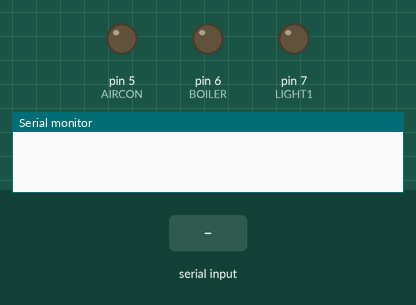
Bench run of a sketch on a simulated Arduino Uno, built with avr-gcc and run on an emulated ATmega328P. Shown: output pins drawn as LEDs (lit = HIGH), the last lines printed to the serial monitor. The inputs (shaded band) are chosen by the test bench.

Above: at 1.2 s.
1.3 s: "A" received over the second serial link
At 2.2 s:
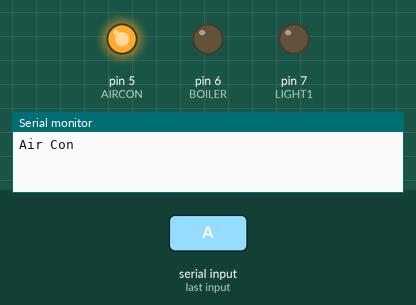
2.8 s: "B" received over the second serial link
4.3 s: "1" received over the second serial link
Timing chart, 0 to 7.3 s (numbered marks = the images above; inputs shaded):
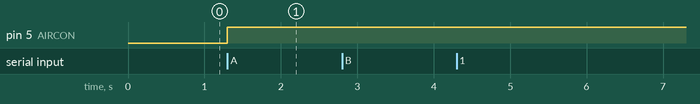

The sketch:

HC-05-Control.ino
```cpp
#include <SoftwareSerial.h>

#define blTX 2
#define blRX 3

#define AIRCON 5
#define BOILER 6
#define LIGHT1 7

SoftwareSerial blPort(blTX,blRX);

void setup() {

  Serial.begin(9600);
  blPort.begin(38400);
  pinMode(AIRCON,OUTPUT);
  pinMode(BOILER,OUTPUT);
  pinMode(LIGHT1,OUTPUT);

}

void loop() {
  // 블루투스가 우리에게 전송을 하였는가?
  if(blPort.available()) {
    char c = blPort.read();
    if(c=='A') {
      digitalWrite(AIRCON, !digitalRead(AIRCON));
      Serial.println("Air Con");
    }
    if(c=='B') {
      Serial.println("Boiler");
    }
    if(c=='1') {
      Serial.println("Light 1");
    }
//    Serial.write(blPort.read());
  }
  // 우리가 시리얼모니터를 통해서 전송을 하려고 하는가?
  if(Serial.available()) {
    blPort.write(Serial.read());
  }


}
```

Measured:
- after the input at 1.3 s, pin 5 (AIRCON): LOW → HIGH at once
